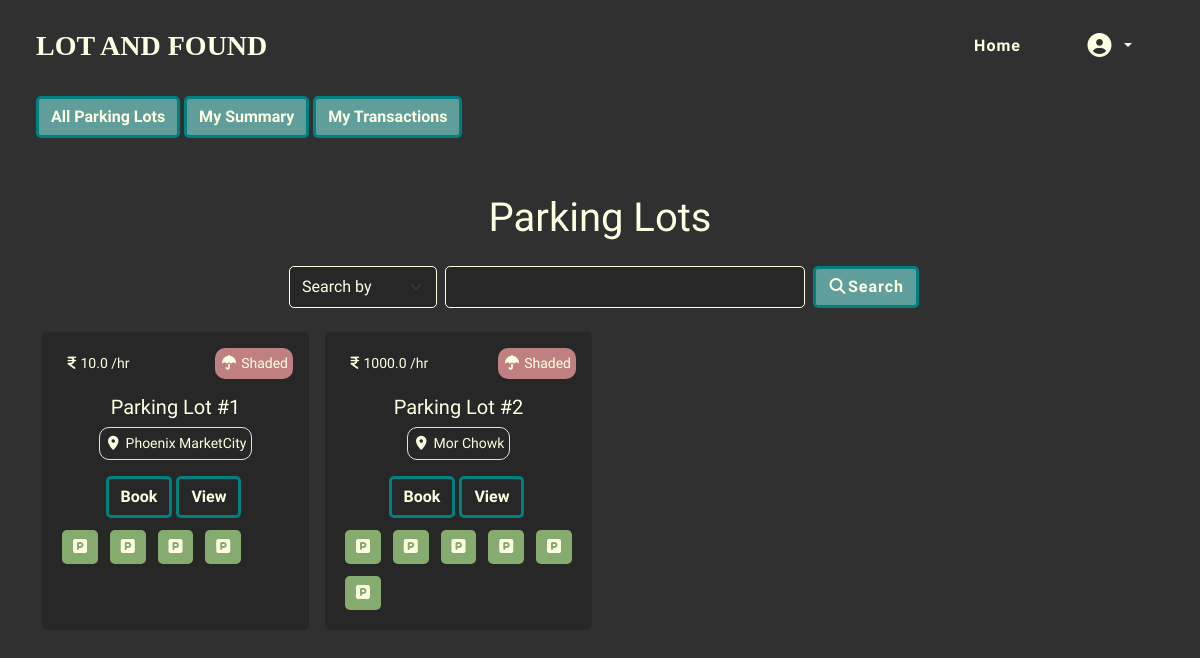
The app's page /home (signed in) with its own data.
### models.py (models this page shows)
class Lot(db.Model):
    __tablename__ = 'lot'
    lot_id = db.Column(db.Integer, primary_key=True)
    prime_loc = db.Column(db.String(30), nullable=False)
    address = db.Column(db.String(150), nullable=False)
    pincode = db.Column(db.CHAR(6), nullable=False)
    price_per_hr = db.Column(db.Double(),nullable = False)
    max_spots = db.Column(db.Integer,nullable=False)
    is_shaded = db.Column(db.Boolean, default=False)
    spots = db.relationship('Spot', backref = 'lot', cascade ="all, delete-orphan", lazy=True)

class Spot(db.Model):
    __tablename__ = 'spot'
    spot_id = db.Column(db.Integer, primary_key=True)
    lot_id = db.Column(db.Integer, db.ForeignKey('lot.lot_id', ondelete='CASCADE'), nullable=False)
    status = db.Column(db.CHAR(1), nullable=False, default='a')

### routes.py (the view, shortened to what this page needs)
@app.route('/')
@app.route('/home')
@auth_required
def home():
    user = User.query.get(session['user_id'])
    if not user:
        return redirect(url_for('logout'))
    if user.is_admin:
        return redirect(url_for('admin'))
    parameter = request.args.get('parameter')
    query = request.args.get('query')
    current = Reserve.query.filter_by(user_id = user.user_id,is_ongoing=True).all()
    if parameter == 'location':
        lots = Lot.query.filter(Lot.prime_loc.ilike(f'%{query}%')).all()
        return render_template("user/user_dashboard.html", lots = lots, current = current)
    if parameter == 'price' and query.isdecimal():
        lots = Lot.query.filter(Lot.price_per_hr <= int(query)).all()
        return render_template("user/user_dashboard.html", lots = lots, current = current)
    lots = Lot.query.all()
    return render_template("user/user_dashboard.html",lots = lots, current = current)

### routes.py (called while the page is built)
def auth_required(func):
    @wraps(func)
    def inner(*args, **kwargs):
        if 'user_id' in session:
            return func(*args, **kwargs)
        else:
            flash("Please login first","warning")
            return redirect(url_for('login'))
    return inner

### templates/user/user_dashboard.html (shortened to what this page needs)
{% extends "base.html" %}
{% block content %}
{% include "user/user_nav.html" with context %}
<div class="container my-5">
  <h1 class="display-6 my-display mt-5 mb-3">Parking Lots</h1>
{%include 'search_bar.html' with context %}
<div class="row g-3 mb-5">
    {% if lots|length == 0 %}
    <h3 class=" my-display my-5 text-center">No Lots Available</h3>
    {% else %}
    {% for lot in lots %}
    <div class="col-12 col-sm-6 col-lg-4 col-xl-3">
        <div class="lot-card h-100 p-3">
            <div class="lot-details">
            {% if lot.price_per_hr == 0 %}
             <small class="d-block mb-3 price"><i class="fa-solid fa-indian-rupee-sign" style="color: #ffffe3;"></i> FREE </small>
            {% else %}
             <small class="d-block mb-3 price"><i class="fa-solid fa-indian-rupee-sign" style="color: #ffffe3;"></i>{{lot.price_per_hr}} /hr </small>
            {% endif %}
            {% if lot.is_shaded == true %}
             <small class="d-block mb-3 shaded"><i class="fa-solid fa-umbrella" style="color: #ffffe3;"></i> Shaded </small>
            {% else %}
             <small class="d-block mb-3 open"><i class="fa-solid fa-cloud-sun-rain" style="color: #ffffe3;"></i> Open </small>
            {% endif %}
            </div>
             <h5 class="text-center">Parking Lot #{{lot.lot_id}}</h5>
             <small class="d-block mb-3 loc border"><i class="fa-solid fa-location-dot" style="color: #ffffe3;"></i> {{lot.prime_loc}}</small>
            <div class="text-center mb-2 lot-btn">
                <a class="btn my-btn" href="{{url_for('book_lot', lot_id = lot.lot_id)}}">Book</a>
                <a class="btn my-btn mx-1" href="{{ url_for('view_lot', lot_id = lot.lot_id) }}">View</a>
            </div>
            <div class="row row-cols-5 gx-1 gy-1">
                {% for spot in lot.spots %}
                <div class="col text-center">
                      {% if spot.status == 'a' %}
                        <span class="spot a d-block m-1"><i class="fa-solid fa-square-parking" style="color: #ffffe3;"></i></span>
                      {% else %}
                        <span class="spot o d-block m-1"><i class="fa-solid fa-square-parking" style="color: #ffffe3;"></i></span>
                      {% endif %}
                </div>
                {% endfor %}
            </div>
        </div>
    </div>
    {% endfor %}
    {% endif %}
</div>
</div>
{% endblock %}

### static/style.css (style rules this page uses)
* { margin:0px; padding:0px; }
body { font-family: 'Reddit Sans Condensed'; background: #303030; min-height:100vh; color:#ffffe3; }
.my-display { font-family:'Jua'; justify-self: center; }
.my-btn, .my-btn-alt:hover { color: #ffffe3; font-weight: bold; background-color: #5F9E9B; border-radius: 5px; border-color: #008080; border-width: 3px; }
.spot { text-decoration: none; color:#ffffe3; border-radius: 5px; padding: 5px 0px; }
.lot-btn { margin:auto; justify-content: center; display:flex; justify-self: center; }
.lot-details { display:flex; justify-content: space-between; gap:1rem; }
.lot-card .my-btn { background-color: #272727; border-color: #008080; }
.a { background-color: #b6ef93a9; }
.lot-card { background-color: #272727; border-radius: 5px; justify-content: center !important; }
a, a:visited { color: #ffffe3; text-decoration: none; }
.shaded { background-color: #C08081; padding:5px; border-radius: 10px; width:fit-content; justify-self: end; }
.loc { padding:5px; border-radius: 10px; width: fit-content; justify-self: center; }
.price { padding:5px; border-radius: 10px; width: fit-content; justify-self: center; }

### records on screen
Lot: price_per_hr "10.0", is_shaded True (drawn), lot_id "1", prime_loc "Phoenix MarketCity"
Spot: status "a" (drawn)
Spot: status "a" (drawn)
Spot: status "a" (drawn)
Spot: status "a" (drawn)
Lot: price_per_hr "1000.0", is_shaded True (drawn), lot_id "2", prime_loc "Mor Chowk"
Spot: status "a" (drawn)
Spot: status "a" (drawn)
Spot: status "a" (drawn)
Spot: status "a" (drawn)
Spot: status "a" (drawn)
Spot: status "a" (drawn)
